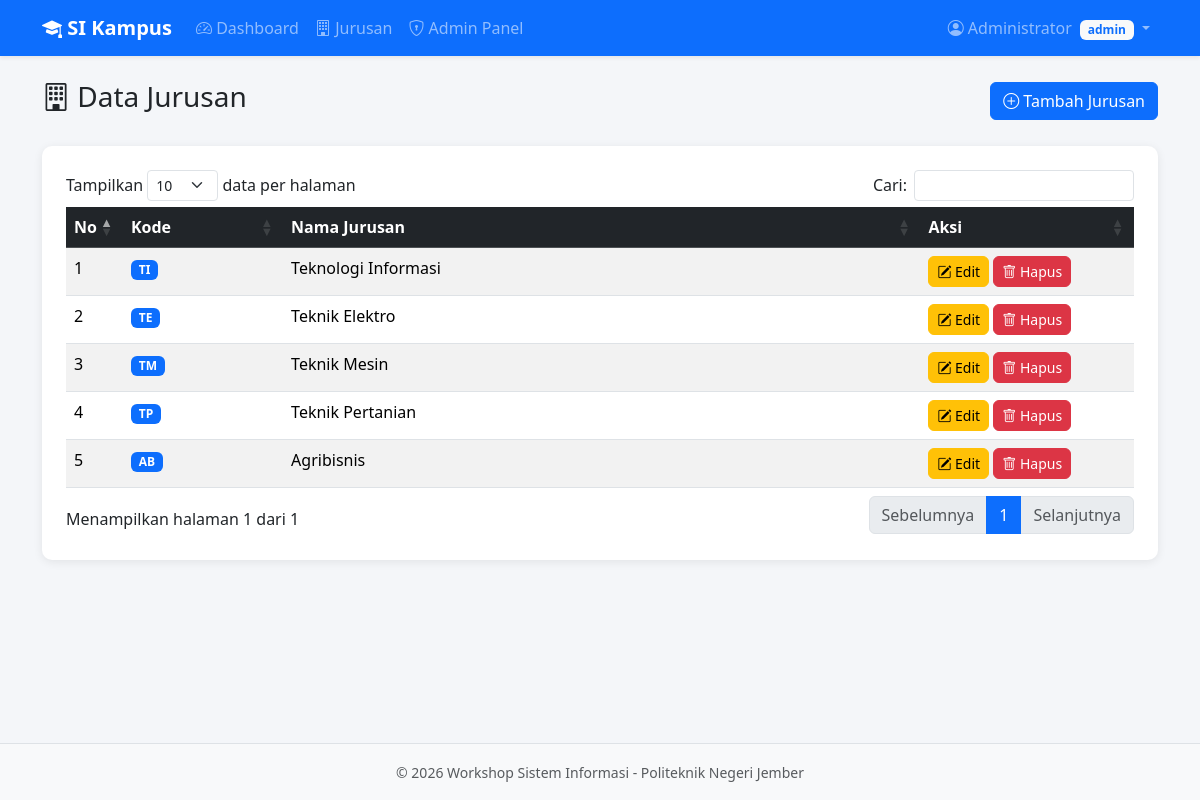
Page /dashboard.php?page=jurusan (signed in) on the committed database.
### tables this page shows
CREATE TABLE IF NOT EXISTS jurusan (
    id INT AUTO_INCREMENT PRIMARY KEY,
    kode_jurusan VARCHAR(10) NOT NULL UNIQUE,
    nama_jurusan VARCHAR(100) NOT NULL,
    created_at TIMESTAMP DEFAULT CURRENT_TIMESTAMP
);

### classes/AccessControl.php (called while the page is built, shortened)
<?php
class AccessControl {
    public static function isAdmin() {
        return isset($_SESSION['user']['role_id']) && $_SESSION['user']['role_id'] == 1;
    }
}
?>

### classes/Jurusan.php (called while the page is built, shortened)
<?php
class Jurusan {
    private $conn;
    private $table = "jurusan";
    public function __construct($db) {
        $this->conn = $db;
    }
    public function getAll() {
        return $this->conn->query("SELECT * FROM {$this->table} ORDER BY id ASC");
    }
}
?>

### contents/jurusan/index.php (the view, shortened to what this page needs)
<?php
$result = $jurusanModel->getAll();
?>
<div class="d-flex justify-content-between align-items-center mb-4">
    <h3><i class="bi bi-building"></i> Data Jurusan</h3>
    <a href="contents/jurusan/create.php" class="btn btn-primary">
        <i class="bi bi-plus-circle"></i> Tambah Jurusan
    </a>
</div>
<div class="table-wrapper">
    <table id="tableJurusan" class="table table-striped table-hover">
        <thead class="table-dark">
            <tr>
                <th width="5%">No</th>
                <th width="15%">Kode</th>
                <th>Nama Jurusan</th>
                <th width="20%">Aksi</th>
            </tr>
        </thead>
        <tbody>
            <?php $no = 1; while ($row = $result->fetch_assoc()): ?>
            <tr>
                <td><?= $no++ ?></td>
                <td><span class="badge bg-primary"><?= htmlspecialchars($row['kode_jurusan']) ?></span></td>
                <td><?= htmlspecialchars($row['nama_jurusan']) ?></td>
                <td>
                    <a href="contents/jurusan/edit.php?id=<?= $row['id'] ?>" class="btn btn-sm btn-warning">
                        <i class="bi bi-pencil-square"></i> Edit
                    </a>
                    <button class="btn btn-sm btn-danger btn-delete" data-id="<?= $row['id'] ?>">
                        <i class="bi bi-trash"></i> Hapus
                    </button>
                </td>
            </tr>
            <?php endwhile; ?>
        </tbody>
    </table>
</div>

### includes/header.php (shortened to what this page needs)
<!DOCTYPE html>
<html lang="id">
<head>
    <link href="https://cdn.jsdelivr.net/npm/bootstrap@5.3.2/dist/css/bootstrap.min.css" rel="stylesheet">
    <link href="https://cdn.jsdelivr.net/npm/bootstrap-icons@1.11.1/font/bootstrap-icons.css" rel="stylesheet">
    <link href="https://cdn.datatables.net/1.13.6/css/dataTables.bootstrap5.min.css" rel="stylesheet">
    <link href="assets/css/style.css" rel="stylesheet">
</head>
<body>

### includes/navbar.php (shortened to what this page needs)
<?php
require_once __DIR__ . '/../classes/AccessControl.php';
?>
<nav class="navbar navbar-expand-lg navbar-dark bg-primary shadow-sm">
    <div class="container">
        <a class="navbar-brand fw-bold" href="dashboard.php">
            <i class="bi bi-mortarboard-fill"></i> SI Kampus
        </a>
        <div class="collapse navbar-collapse" id="navbarNav">
            <ul class="navbar-nav me-auto">
                <li class="nav-item">
                    <a class="nav-link" href="dashboard.php"><i class="bi bi-speedometer2"></i> Dashboard</a>
                </li>
                <li class="nav-item">
                    <a class="nav-link" href="dashboard.php?page=jurusan"><i class="bi bi-building"></i> Jurusan</a>
                </li>
                <?php if (AccessControl::isAdmin()): ?>
                <li class="nav-item">
                    <a class="nav-link" href="admin.php"><i class="bi bi-shield-lock"></i> Admin Panel</a>
                </li>
                <?php endif; ?>
            </ul>
            <ul class="navbar-nav">
                <li class="nav-item dropdown">
                    <a class="nav-link dropdown-toggle" href="#" id="userDropdown" role="button" data-bs-toggle="dropdown">
                        <i class="bi bi-person-circle"></i> <?= htmlspecialchars($_SESSION['user']['nama']) ?>
                        <span class="badge bg-light text-primary ms-1"><?= htmlspecialchars($_SESSION['user']['role_name']) ?></span>
                    </a>
                </li>
            </ul>
        </div>
    </div>
</nav>

### dashboard.php (shortened to what this page needs)
<?php
require_once __DIR__ . '/classes/AccessControl.php';
require_once __DIR__ . '/config/Database.php';
require_once __DIR__ . '/classes/Jurusan.php';
$db = new Database();
$conn = $db->getConnection();
$jurusanModel = new Jurusan($conn);
$userModel = new User($conn);
$totalJurusan = $jurusanModel->getAll()->num_rows;
$totalUsers = $userModel->getAll()->num_rows;
$page = $_GET['page'] ?? 'home';
require_once __DIR__ . '/includes/header.php';
require_once __DIR__ . '/includes/navbar.php';
?>
<div class="main-content">
    <div class="container mt-4">
        <?php if ($page === 'home'): ?>
            <div class="d-flex justify-content-between align-items-center mb-4">
                <h3><i class="bi bi-speedometer2"></i> Dashboard</h3>
                <span class="text-muted">Selamat datang, <strong><?= htmlspecialchars($_SESSION['user']['nama']) ?></strong>!</span>
            </div>
            <div class="row g-4 mb-4">
                <div class="col-md-4">
                    <div class="card stat-card bg-primary text-white">
                        <div class="card-body d-flex justify-content-between align-items-center">
                            <div>
                                <h6 class="card-title">Total Jurusan</h6>
                                <h2 class="mb-0"><?= $totalJurusan ?></h2>
                            </div>
                            <i class="bi bi-building stat-icon"></i>
                        </div>
                    </div>
                </div>
                <div class="col-md-4">
                    <div class="card stat-card bg-success text-white">
                        <div class="card-body d-flex justify-content-between align-items-center">
                            <div>
                                <h6 class="card-title">Total Users</h6>
                                <h2 class="mb-0"><?= $totalUsers ?></h2>
                            </div>
                            <i class="bi bi-people stat-icon"></i>
                        </div>
                    </div>
                </div>
                <div class="col-md-4">
                    <div class="card stat-card bg-info text-white">
                        <div class="card-body d-flex justify-content-between align-items-center">
                            <div>
                                <h6 class="card-title">Role Anda</h6>
                                <h2 class="mb-0"><?= htmlspecialchars(ucfirst($_SESSION['user']['role_name'])) ?></h2>
                            </div>
                            <i class="bi bi-shield-check stat-icon"></i>
                        </div>
                    </div>
                </div>
            </div>
            <div class="card shadow-sm">
                <div class="card-body">
                    <h5><i class="bi bi-info-circle"></i> Informasi Sistem</h5>
                    <hr>
                    <p>Sistem ini merupakan implementasi dari <strong>Workshop Sistem Informasi Minggu 11</strong> yang mencakup:</p>
                    <ul>
                        <li><strong>Acara 19:</strong> User Roles & Access Rights - Role-Based Access Control (RBAC) dengan PHP OOP</li>
                        <li><strong>Acara 20:</strong> Manajemen Data - CRUD Jurusan dengan PHP OOP dan DataTables</li>
                    </ul>
                    <p class="text-muted mb-0">Politeknik Negeri Jember - D4 Teknik Informatika</p>
                </div>
            </div>
        <?php elseif ($page === 'jurusan'): ?>
            <?php include __DIR__ . '/contents/jurusan/index.php'; ?>
        <?php else: ?>
            <div class="alert alert-warning">
                <i class="bi bi-exclamation-triangle"></i> Halaman tidak ditemukan.
            </div>
        <?php endif; ?>
    </div>
</div>
<?php require_once __DIR__ . '/includes/footer.php'; ?>

### includes/footer.php (shortened to what this page needs)
    <footer class="bg-light text-center text-muted py-3 mt-5 border-top">
        <div class="container">
            <small>&copy; <?= date('Y') ?> Workshop Sistem Informasi - Politeknik Negeri Jember</small>
        </div>
    </footer>
</body>
</html>

### assets/css/style.css (style rules this page uses)
body { background-color: #f4f6f9; font-family: 'Segoe UI', Tahoma, Geneva, Verdana, sans-serif; min-height: 100vh; display: flex; flex-direction: column; }
.main-content { flex: 1; }
.table-wrapper { background: #fff; border-radius: 10px; padding: 1.5rem; box-shadow: 0 2px 10px rgba(0, 0, 0, 0.08); }
.btn { border-radius: 6px; }
footer { margin-top: auto; }

### rows in the picture
jurusan: kode_jurusan "TI", nama_jurusan "Teknologi Informasi"
jurusan: kode_jurusan "TE", nama_jurusan "Teknik Elektro"
jurusan: kode_jurusan "TM", nama_jurusan "Teknik Mesin"
jurusan: kode_jurusan "TP", nama_jurusan "Teknik Pertanian"
jurusan: kode_jurusan "AB", nama_jurusan "Agribisnis"

### other values in the picture
$_SESSION['user']['nama'] "Administrator"
$_SESSION['user']['role_name'] "admin"
